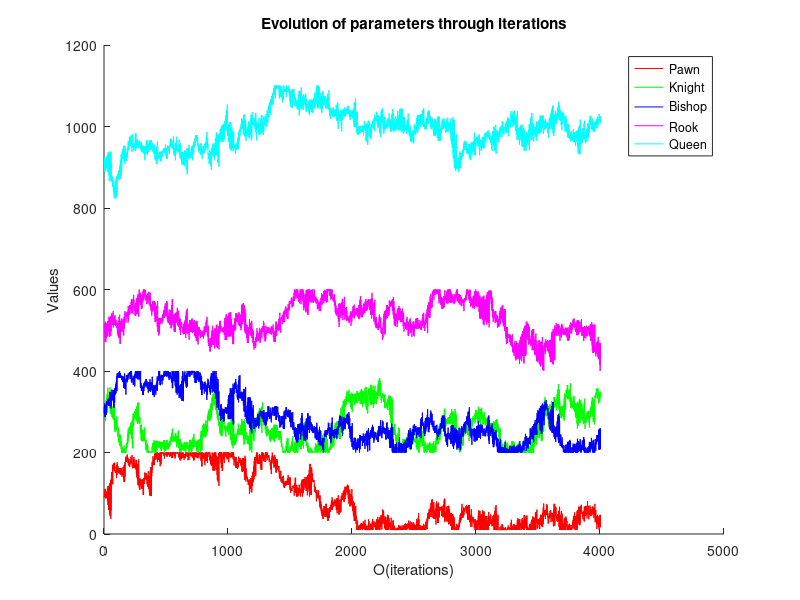

MATLAB code for this plot:
data = load ("history_individuals.txt");
iterations = 4004;
v = [1:iterations];
hold on;
xlabel ("O(iterations)");
ylabel ("Values");
title ("Evolution of parameters through iterations");
%plot (v, data (:,2), "r");
%plot (v, data (:,3), "g");
%plot (v, data (:,4), "b");
%plot (v, data (:,5), "m");
%plot (v, data (:,6), "c");
plot (v, data (:,2), "r", v, data (:,3), "g", v, data (:,4), "b",v, data (:,5), "m", v, data (:,6), "c");
legend ({"Pawn", "Knight", "Bishop", "Rook", "Queen"});
%legend('show');
print("history_individuals.png")
